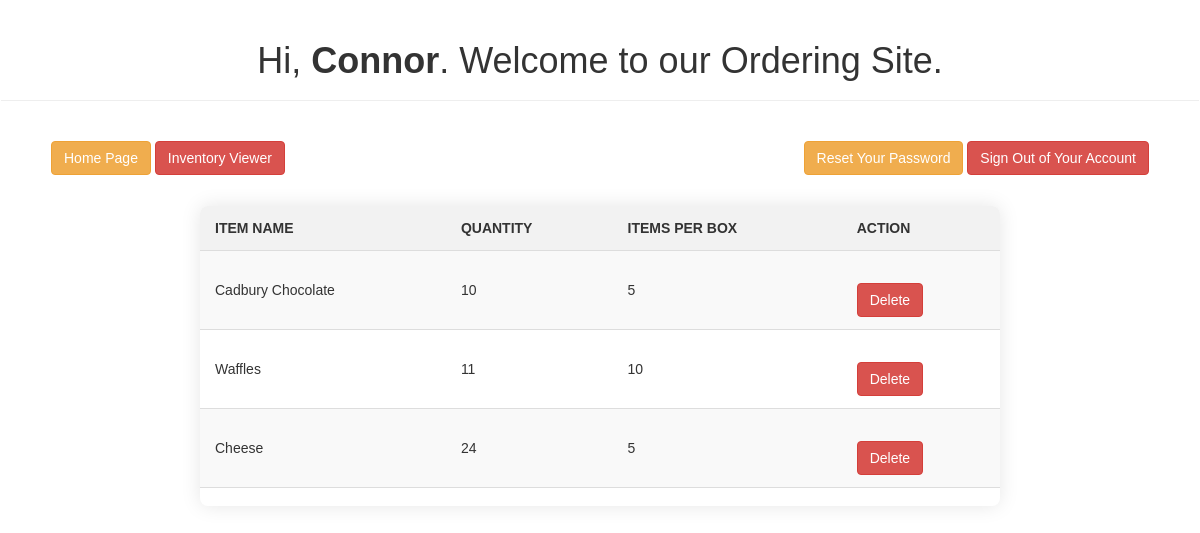
/AutomatedOrderingSite/inventoryViewer.php (signed in), run on the app's committed database.
### tables this page shows
CREATE TABLE `food_stock` (
  `id` int(11) NOT NULL,
  `item_name` varchar(255) NOT NULL,
  `quantity` int(11) NOT NULL,
  `min_threshold` int(11) NOT NULL,
  `items_per_box` int(11) NOT NULL DEFAULT 1
);

### AutomatedOrderingSite/inventoryViewer.php (the view, shortened to what this page needs)
<?php
include 'loginSystem/config.php';
?>
<!DOCTYPE html>
<html lang="en">
<head>
    <link rel="stylesheet" href="https://maxcdn.bootstrapcdn.com/bootstrap/3.3.7/css/bootstrap.css">
</head>
<body>
    <div class="navbar">
        <div class="page-header">
            <h1>Hi, <b><?php echo htmlspecialchars($_SESSION["username"]); ?></b>. Welcome to our Ordering Site.</h1>
        </div>
        <p align="left" style="float: left; padding-left: 50px">
            <a href="index.php" class="btn btn-warning">Home Page</a>
            <a href="inventoryViewer.php" class="btn btn-danger">Inventory Viewer</a>
        </p>
        <p align="right" style="float: right; padding-right: 50px">
            <a href="loginSystem/reset-password.php" class="btn btn-warning">Reset Your Password</a>
            <a href="loginSystem/logout.php" class="btn btn-danger">Sign Out of Your Account</a>
        </p>
    </div>
    <div class="table-container">
        <?php
        $sql = "SELECT * FROM food_stock";
        $result = $link->query($sql);
        if ($result->num_rows > 0) {
            echo "<table>";
            echo "<tr><th>Item Name</th><th>Quantity</th><th>Items per Box</th><th>Action</th></tr>";
            while ($row = $result->fetch_assoc()) {
                echo "<tr>";
                echo "<td>" . $row["item_name"] . "</td>";
                echo "<td>" . $row["quantity"] . "</td>";
                echo "<td>" . $row["items_per_box"] . "</td>";
                echo "<td>";
                echo "<form method='post' action='" . htmlspecialchars($_SERVER["PHP_SELF"]) . "'>";
                echo "<input type='submit' name='delete' class='btn btn-danger' value='Delete'>";
                echo "</form>";
                echo "</td>";
                echo "</tr>";
            }
            echo "</table>";
        } else {
            echo "No food stock available.";
        }
        ?>
    </div>
</body>
</html>

### AutomatedOrderingSite/inventoryViewer.php (style rules this page uses)
body { font-family: Arial, sans-serif; text-align: center; }
.navbar { margin-bottom: 20px; }
.table-container { margin: auto; width: 80%; max-width: 800px; height: 300px; overflow-y: auto; border-radius: 8px; box-shadow: 0 0 20px rgba(0, 0, 0, 0.1); }
table { border-collapse: collapse; width: 100%; }
th, td { padding: 12px 15px; text-align: left; border-bottom: 1px solid #ddd; }
th { background-color: #f2f2f2; color: #333; text-transform: uppercase; }
tr:nth-child(even) { background-color: #f9f9f9; }
.btn { margin-top: 20px; }

### data on the page
food_stock: item_name "Cadbury Chocolate", quantity "10", items_per_box "5"
food_stock: item_name "Waffles", quantity "11", items_per_box "10"
food_stock: item_name "Cheese", quantity "24", items_per_box "5"

### other printed values
$_SESSION["username"] "Connor"
